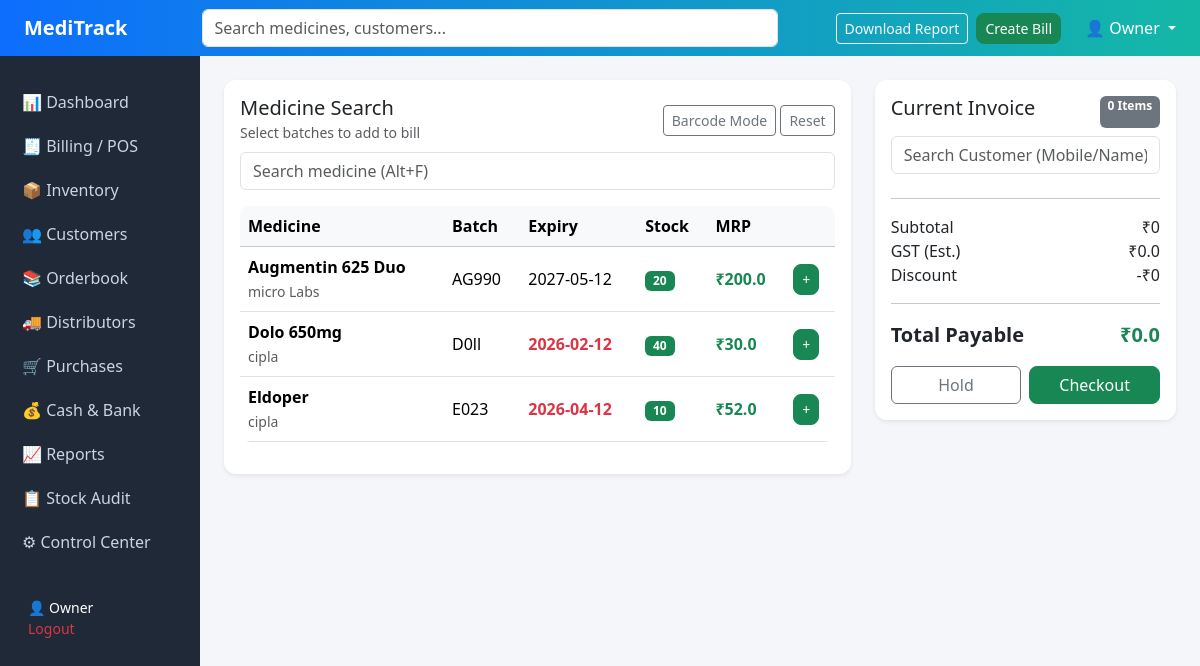
Screenshot of /billing with the database file from the repository.
### tables this page shows
CREATE TABLE "medicines" (
    id INTEGER PRIMARY KEY AUTOINCREMENT,
    name TEXT,
    batch_no TEXT,
    expiry_date DATE,
    price REAL,
    stock INTEGER
, company TEXT);

### app.py (the view, shortened to what this page needs)
@app.route("/billing", methods=["GET", "POST"])
def billing():
    conn = get_db()
    conn.row_factory = sqlite3.Row
    cur = conn.cursor()
    cur.execute("""
        SELECT id FROM bills
        WHERE status='pending'
        ORDER BY id DESC
        LIMIT 1
    """)
    bill = cur.fetchone()
    if bill:
        bill_id = bill["id"]
    else:
        cur.execute("INSERT INTO bills (total, status) VALUES (0,'pending')")
        conn.commit()
        bill_id = cur.lastrowid
    cur.execute("SELECT * FROM medicines ORDER BY name ASC")
    medicines = cur.fetchall()
    cur.execute("""
        SELECT bi.id, m.name, m.batch_no, m.expiry_date,
               bi.quantity, bi.price, bi.subtotal
        FROM bill_items bi
        JOIN medicines m ON bi.medicine_id = m.id
        WHERE bi.bill_id = ?
    """, (bill_id,))
    items = cur.fetchall()
    subtotal = sum(i["subtotal"] for i in items)
    gst = round(subtotal * 0.0, 2)      # change later if needed
    discount = 0
    grand_total = subtotal + gst - discount
    cur.execute("UPDATE bills SET total=? WHERE id=?", (grand_total, bill_id))
    conn.commit()
    conn.close()
    return render_template(
        "billing.html",
        medicines=medicines,
        items=items,
        subtotal=subtotal,
        gst=gst,
        discount=discount,
        grand_total=grand_total,
        bill_id=bill_id,
        expired=request.args.get("expired"),
        nostock=request.args.get("nostock"),
        today=date.today().isoformat()
    )

### app.py (called while the page is built)
def get_db():
    conn = sqlite3.connect(DATABASE)
    conn.row_factory = sqlite3.Row
    return conn

### templates/billing.html (shortened to what this page needs)
{% extends "base.html" %}
{% block content %}
<div class="row">
<div class="col-md-8">
<div class="card shadow-sm p-3">
<div class="d-flex justify-content-between align-items-center mb-2">
<div>
<h5 class="mb-0">Medicine Search</h5>
<small class="text-muted">Select batches to add to bill</small>
</div>
<div>
<button class="btn btn-outline-secondary btn-sm">Barcode Mode</button>
<a href="/billing" class="btn btn-outline-secondary btn-sm">Reset</a>
</div>
</div>
<input type="text" class="form-control mb-3"
       placeholder="Search medicine (Alt+F)">
<table class="table table-hover align-middle">
<thead class="table-light">
<tr>
<th>Medicine</th>
<th>Batch</th>
<th>Expiry</th>
<th>Stock</th>
<th>MRP</th>
<th></th>
</tr>
</thead>
<tbody>
{% for m in medicines %}
<tr>
<td>
<strong>{{ m.name }}</strong><br>
<small class="text-muted">{{ m.company }}</small>
</td>
<td>{{ m.batch_no }}</td>
<td>
{% if m.expiry_date and m.expiry_date < today %}
<span class="text-danger fw-bold">{{ m.expiry_date }}</span>
{% else %}
{{ m.expiry_date }}
{% endif %}
</td>
<td>
<span class="badge bg-success">{{ m.stock }}</span>
</td>
<td class="text-success fw-bold">
₹{{ m.price }}
</td>
<td>
<form method="POST">
<button class="btn btn-sm btn-success">+</button>
</form>
</td>
</tr>
{% endfor %}
</tbody>
</table>
</div>
</div>
<div class="col-md-4">
<div class="card shadow-sm p-3">
<div class="d-flex justify-content-between">
<h5>Current Invoice</h5>
<span class="badge bg-secondary">{{ items|length }} Items</span>
</div>
<input type="text"
       class="form-control my-2"
       placeholder="Search Customer (Mobile/Name)">
<hr>
<div class="d-flex justify-content-between">
<span>Subtotal</span>
<span>₹{{ subtotal }}</span>
</div>
<div class="d-flex justify-content-between">
<span>GST (Est.)</span>
<span>₹{{ gst }}</span>
</div>
<div class="d-flex justify-content-between">
<span>Discount</span>
<span>-₹{{ discount }}</span>
</div>
<hr>
<div class="d-flex justify-content-between fw-bold fs-5">
<span>Total Payable</span>
<span class="text-success">₹{{ grand_total }}</span>
</div>
<div class="d-flex gap-2 mt-3">
<button class="btn btn-outline-secondary w-50">Hold</button>
<a href="{{ url_for('checkout', bill_id=bill_id) }}"
   class="btn btn-success w-50">Checkout</a>
</div>
</div>
</div>
</div>
{% endblock %}

### templates/base.html (shortened to what this page needs)
<!DOCTYPE html>
<html lang="en">
<head>
<link rel="stylesheet" href="{{ url_for('static', filename='css/bootstrap.min.css') }}">
<link rel="stylesheet" href="{{ url_for('static', filename='css/style.css') }}">
</head>
<body>
<nav class="navbar navbar-dark premium-navbar px-4">
  <div class="d-flex align-items-center">
    <span class="navbar-brand fw-bold me-3">MediTrack</span>
  </div>
  <form class="d-none d-md-flex w-50">
    <input class="form-control" type="search" placeholder="Search medicines, customers...">
  </form>
  <div class="d-flex align-items-center gap-2">
    <a href="/reports" class="btn btn-outline-light btn-sm">
      Download Report
    </a>
    <a href="/billing" class="btn btn-success btn-sm">
      Create Bill
    </a>
    <div class="dropdown ms-3">
      <a class="text-white dropdown-toggle text-decoration-none" href="#" data-bs-toggle="dropdown">
        👤 {{ session.get("user_name","Owner") }}
      </a>
    </div>
  </div>
</nav>
<div class="container-fluid">
<div class="row">
<div class="col-md-2 sidebar py-4">
<ul class="nav flex-column">
<li class="nav-item">
<a class="nav-link" href="/">📊 Dashboard</a>
</li>
<li class="nav-item">
<a class="nav-link" href="/billing">🧾 Billing / POS</a>
</li>
<li class="nav-item">
<a class="nav-link" href="/inventory">📦 Inventory</a>
</li>
<li class="nav-item">
<a class="nav-link" href="/customers">👥 Customers</a>
</li>
<li class="nav-item">
<a class="nav-link" href="/orderbook">📚 Orderbook</a>
</li>
<li class="nav-item">
<a class="nav-link" href="#">🚚 Distributors</a>
</li>
<li class="nav-item">
<a class="nav-link" href="/purchase">🛒 Purchases</a>
</li>
<li class="nav-item">
<a class="nav-link" href="#">💰 Cash & Bank</a>
</li>
<li class="nav-item">
<a class="nav-link" href="/reports">📈 Reports</a>
</li>
<li class="nav-item">
<a class="nav-link" href="#">📋 Stock Audit</a>
</li>
<li class="nav-item">
<a class="nav-link" href="#">⚙ Control Center</a>
</li>
</ul>
<hr>
<div class="text-white small px-3">
👤 {{ session.get("user_name","Owner") }}<br>
<a href="/logout" class="text-danger text-decoration-none">Logout</a>
</div>
</div>
<div class="col-md-10 p-4">
{% block content %}{% endblock %}
</div>
</div>
</div>
</body>
</html>

### static/css/style.css (style rules this page uses)
body { background-color: #f4f6f9; font-family: "Segoe UI", sans-serif; }
.navbar { background: linear-gradient(90deg, #0d6efd, #14b8a6); }
.sidebar { background-color: #1f2937; min-height: 100vh; border-right: none; }
.sidebar .nav-link { color: #cbd5e1; font-weight: 500; padding: 10px 15px; border-radius: 8px; }
.card { border-radius: 14px; border: none; box-shadow: 0 10px 25px rgba(0,0,0,0.08); transition: all 0.25s ease; }
.table { background: white; border-radius: 10px; overflow: hidden; }
body { background:#f4f6f9; }
.premium-navbar { background: linear-gradient(90deg,#0d6efd,#14b8a6); }
.sidebar { background:#1f2937; min-height:100vh; }
.sidebar .nav-link { color:#cbd5e1; padding:10px; border-radius:8px; }
.card { border:none; border-radius:14px; box-shadow:0 8px 18px rgba(0,0,0,0.08); }
.card { border-radius: 12px; }
.table td, .table th { vertical-align: middle; }
.btn-success { border-radius: 8px; }

### rows the page displays
medicines: name "Augmentin 625 Duo", company "micro Labs", batch_no "AG990", expiry_date "2027-05-12", stock "20", price "200.0"
medicines: name "Dolo 650mg", company "cipla", batch_no "D0ll", expiry_date "2026-02-12", stock "40", price "30.0"
medicines: name "Eldoper", company "cipla", batch_no "E023", expiry_date "2026-04-12", stock "10", price "52.0"

### other values shown
{{ session.get("user_name","Owner") }} "Owner"
{{ items|length }} "0"
{{ subtotal }} "0"
{{ gst }} "0.0"
{{ discount }} "0"
{{ grand_total }} "0.0"
